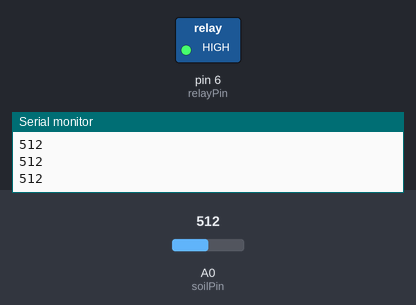
The sketch below on a simulated Arduino Uno, built with avr-gcc and run on an emulated ATmega328P. Parts: switched loads named in the sketch (green lamp = pin HIGH), the last lines printed to the serial monitor. The test bench sets the inputs (shaded band); at power-on: A0 (soilPin) = 512.

Above: at 1.3 s.
1.4 s: A0 (soilPin) set to 455
2.9 s: A0 (soilPin) set to 428
At 4.4 s:
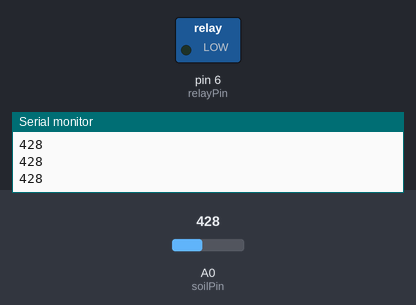
4.7 s: A0 (soilPin) set to 450
At 5.6 s:
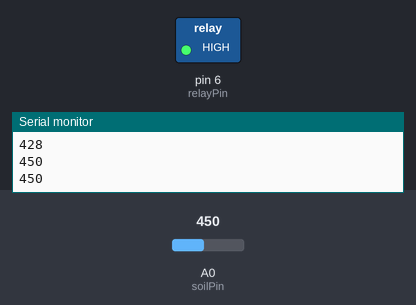
6.3 s: A0 (soilPin) set to 430
At 6.8 s:
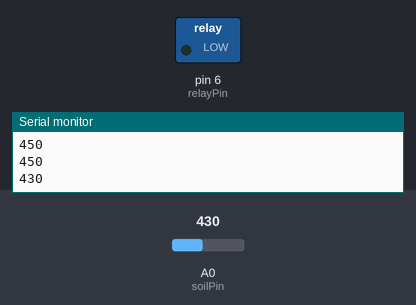
Timing chart, 0 to 8.9 s (numbered marks = the images above; inputs shaded):
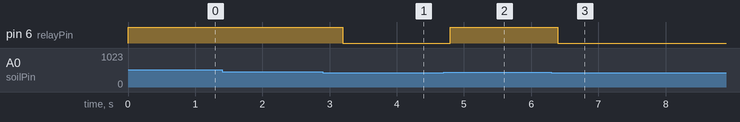

Measured:
- the behaviour switches between 441 and 440 on A0 (soilPin) (found by bisection; images 0 and 1)
- after the input at 2.9 s, pin 6 (relayPin): HIGH → LOW after 0.30 s
- after the input at 4.7 s, pin 6 (relayPin): LOW → HIGH after 0.10 s
- after the input at 6.3 s, pin 6 (relayPin): HIGH → LOW after 0.10 s

The sketch:

sketch_dec1a.ino
```cpp
#include <SoftwareSerial.h>

SoftwareSerial bluetooth(2, 3);

int soilPin = A0;
int relayPin = 6;

int threshold = 440;

bool autoMode = true;

void setup() {
  Serial.begin(9600);
  bluetooth.begin(9600);

  pinMode(relayPin, OUTPUT);
  digitalWrite(relayPin, LOW);
}

void loop() {
  if (bluetooth.available()) {
    String command = bluetooth.readStringUntil('\n');
    command.trim();

    if (command == "AUTO") {
      autoMode = true;
    }
    else if (command == "ON") {
      autoMode = false;
      digitalWrite(relayPin, HIGH);
    }
    else if (command == "OFF") {
      autoMode = false;
      digitalWrite(relayPin, LOW);
    }
  }

  int soilValue = analogRead(soilPin);

  if (autoMode) {
    if (soilValue > threshold) {
      digitalWrite(relayPin, HIGH);
    } else {
      digitalWrite(relayPin, LOW);
    }
  }

  bluetooth.print("SOIL:");
  bluetooth.print(soilValue);

  bluetooth.print(";STATUS:");
  bluetooth.print(soilValue > threshold ? "DRY" : "WET");

  bluetooth.print(";MODE:");
  bluetooth.println(autoMode ? "AUTO" : "MANUAL");
  Serial.println(soilValue);

  delay(500);
}
```
